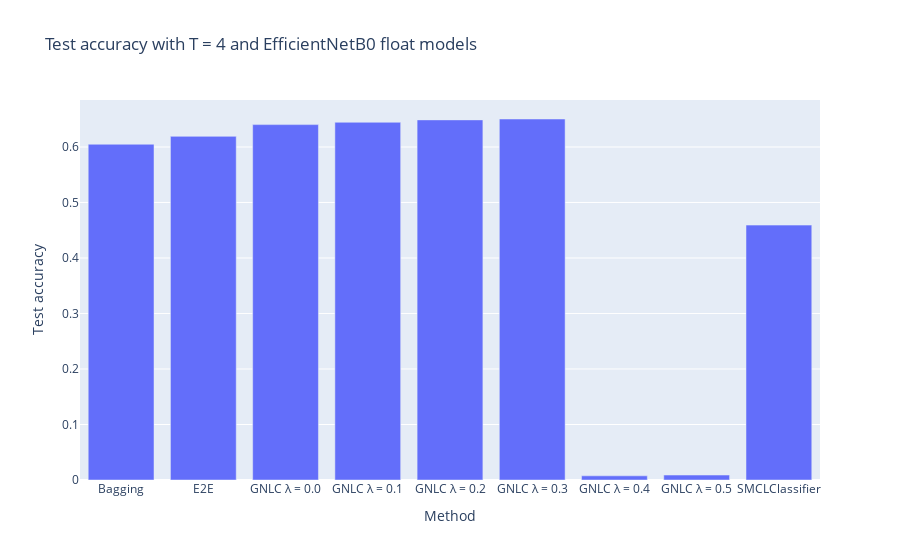
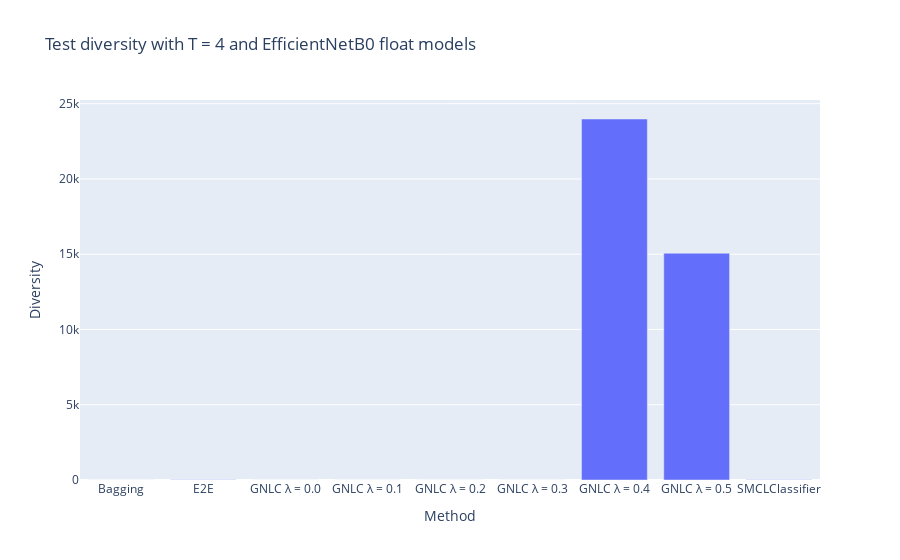
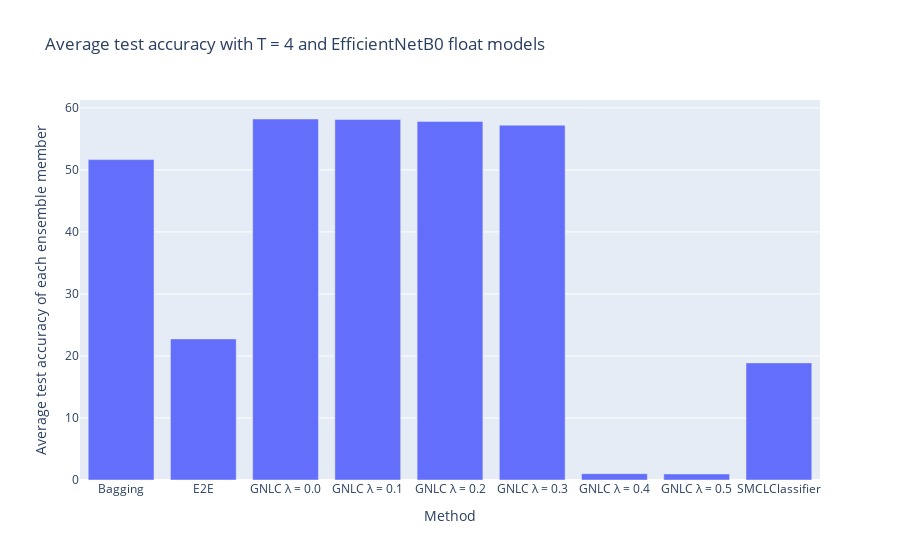
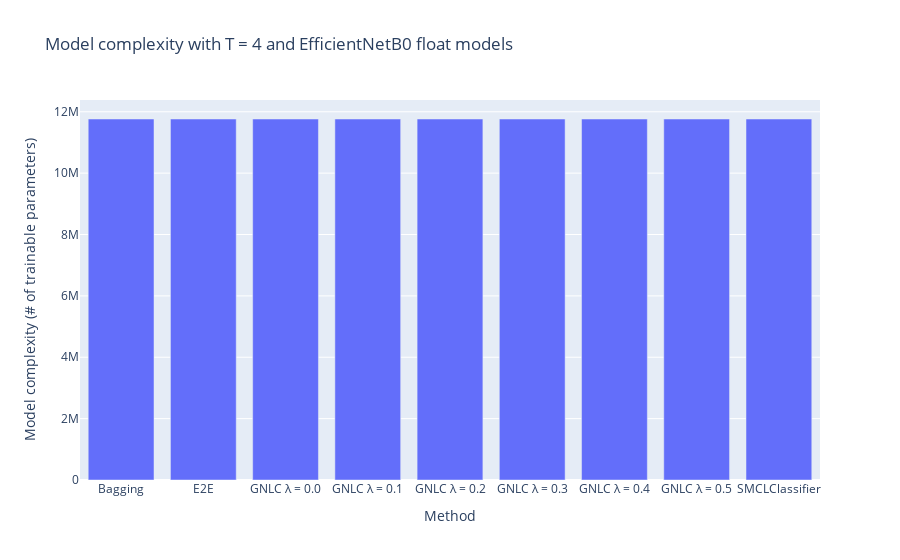

The code cell stored with these charts, in order, in its notebook:
### Code cell
import numpy as np

mtype = "ResNet11 float"
# mtype = "EfficientNetB0 float"
# mtype = "EfficientNetB0 binary"

filteredDF = df.loc[ df["model_type"] == mtype ]
n_estimators = sorted(set(filteredDF["n_estimators"].dropna()))

for ne in n_estimators:
    dff = filteredDF.loc[ (filteredDF["n_estimators"] == ne) | (filteredDF["n_estimators"].isnull())]
    #print(dff)
    # dff = dff.loc[ dff["scores.diversity_test"] < 1000]
    #dff = df[ (df["model_type"] == mtype) and (df["n_estimators"] == ne or df["n_estimators"] == np.nan)]

    fig = px.bar(dff, x="nice_name",y="scores.accuracy_test",
        title="Test accuracy with T = {} and {} models".format(ne, mtype), 
        labels={
            "scores.accuracy_test": "Test accuracy",
            "nice_name": "Method"
        }
    )
    fig.update_layout(xaxis={'categoryorder':'category ascending'})
    fig.show()
    
    fig = px.bar(dff, x="nice_name",y="scores.diversity_test",
        title="Test diversity with T = {} and {} models".format(ne, mtype), 
        labels={
            "scores.diversity_test": "Diversity",
            "nice_name": "Method"
        }
    )
    fig.update_layout(xaxis={'categoryorder':'category ascending'})
    fig.show()

    fig = px.bar(dff, x="nice_name",y="scores.avg_accurcay_test",
        title="Average test accuracy with T = {} and {} models".format(ne, mtype), 
        labels={
            "scores.avg_accurcay_test": "Average test accuracy of each ensemble member",
            "nice_name": "Method"
        }
    )
    fig.update_layout(xaxis={'categoryorder':'category ascending'})
    fig.show()
    
    fig = px.bar(dff, x="nice_name",y="complexity",
        title="Model complexity with T = {} and {} models".format(ne, mtype), 
        labels={
            "complexity": "Model complexity (# of trainable parameters)",
            "nice_name": "Method"
        }
    )
    fig.update_layout(xaxis={'categoryorder':'category ascending'})
    fig.show()
    
    fig = px.bar(dff, x="nice_name",y="scores.loss_train",
        title="Training loss with T = {} and {} models".format(ne, mtype), 
        labels={
            "scores.loss_train": "Training loss",
            "nice_name": "Method"
        }
    )
    fig.update_layout(xaxis={'categoryorder':'category ascending'})
    fig.show()

### Figure 1 — Plotly figure (JSON) as saved in the notebook; plotly's stock layout.template omitted (floating-point values rounded to 4 significant figures)
{"data": [{"alignmentgroup": "True", "hoverlabel": {"namelength": 0}, "hovertemplate": "Method=%{x}<br>Test accuracy=%{y}", "legendgroup": "", "marker": {"color": "#636efa"}, "name": "", "offsetgroup": "", "orientation": "v", "showlegend": false, "textposition": "auto", "type": "bar", "x": ["Bagging", "E2E", "SMCLClassifier", "GNLC λ = 0.0", "GNLC λ = 0.1", "GNLC λ = 0.2", "GNLC λ = 0.3", "GNLC λ = 0.4", "GNLC λ = 0.5"], "xaxis": "x", "y": [0.6049, 0.6191, 0.4592, 0.6403, 0.6445, 0.6488, 0.6504, 0.0075, 0.0089], "yaxis": "y"}], "layout": {"barmode": "relative", "legend": {"tracegroupgap": 0}, "title": {"text": "Test accuracy with T = 4 and EfficientNetB0 float models"}, "xaxis": {"anchor": "y", "categoryorder": "category ascending", "domain": [0, 1], "title": {"text": "Method"}}, "yaxis": {"anchor": "x", "domain": [0, 1], "title": {"text": "Test accuracy"}}}}

### Figure 2 — Plotly figure (JSON) as saved in the notebook; plotly's stock layout.template omitted (floating-point values rounded to 4 significant figures)
{"data": [{"alignmentgroup": "True", "hoverlabel": {"namelength": 0}, "hovertemplate": "Method=%{x}<br>Diversity=%{y}", "legendgroup": "", "marker": {"color": "#636efa"}, "name": "", "offsetgroup": "", "orientation": "v", "showlegend": false, "textposition": "auto", "type": "bar", "x": ["Bagging", "E2E", "SMCLClassifier", "GNLC λ = 0.0", "GNLC λ = 0.1", "GNLC λ = 0.2", "GNLC λ = 0.3", "GNLC λ = 0.4", "GNLC λ = 0.5"], "xaxis": "x", "y": [1.148, 8.545, 9.881, 0.8042, 0.8385, 0.8919, 0.9642, 23980.0, 15070.0], "yaxis": "y"}], "layout": {"barmode": "relative", "legend": {"tracegroupgap": 0}, "title": {"text": "Test diversity with T = 4 and EfficientNetB0 float models"}, "xaxis": {"anchor": "y", "categoryorder": "category ascending", "domain": [0, 1], "title": {"text": "Method"}}, "yaxis": {"anchor": "x", "domain": [0, 1], "title": {"text": "Diversity"}}}}

### Figure 3 — Plotly figure (JSON) as saved in the notebook; plotly's stock layout.template omitted (floating-point values rounded to 4 significant figures)
{"data": [{"alignmentgroup": "True", "hoverlabel": {"namelength": 0}, "hovertemplate": "Method=%{x}<br>Average test accuracy of each ensemble member=%{y}", "legendgroup": "", "marker": {"color": "#636efa"}, "name": "", "offsetgroup": "", "orientation": "v", "showlegend": false, "textposition": "auto", "type": "bar", "x": ["Bagging", "E2E", "SMCLClassifier", "GNLC λ = 0.0", "GNLC λ = 0.1", "GNLC λ = 0.2", "GNLC λ = 0.3", "GNLC λ = 0.4", "GNLC λ = 0.5"], "xaxis": "x", "y": [51.66, 22.75, 18.88, 58.21, 58.14, 57.82, 57.22, 1.021, 0.979], "yaxis": "y"}], "layout": {"barmode": "relative", "legend": {"tracegroupgap": 0}, "title": {"text": "Average test accuracy with T = 4 and EfficientNetB0 float models"}, "xaxis": {"anchor": "y", "categoryorder": "category ascending", "domain": [0, 1], "title": {"text": "Method"}}, "yaxis": {"anchor": "x", "domain": [0, 1], "title": {"text": "Average test accuracy of each ensemble member"}}}}

### Figure 4 — Plotly figure (JSON) as saved in the notebook; plotly's stock layout.template omitted (floating-point values rounded to 4 significant figures)
{"data": [{"alignmentgroup": "True", "hoverlabel": {"namelength": 0}, "hovertemplate": "Method=%{x}<br>Model complexity (# of trainable parameters)=%{y}", "legendgroup": "", "marker": {"color": "#636efa"}, "name": "", "offsetgroup": "", "orientation": "v", "showlegend": false, "textposition": "auto", "type": "bar", "x": ["Bagging", "E2E", "SMCLClassifier", "GNLC λ = 0.0", "GNLC λ = 0.1", "GNLC λ = 0.2", "GNLC λ = 0.3", "GNLC λ = 0.4", "GNLC λ = 0.5"], "xaxis": "x", "y": [11763916, 11763916, 11763916, 11763916, 11763916, 11763916, 11763916, 11763916, 11763916], "yaxis": "y"}], "layout": {"barmode": "relative", "legend": {"tracegroupgap": 0}, "title": {"text": "Model complexity with T = 4 and EfficientNetB0 float models"}, "xaxis": {"anchor": "y", "categoryorder": "category ascending", "domain": [0, 1], "title": {"text": "Method"}}, "yaxis": {"anchor": "x", "domain": [0, 1], "title": {"text": "Model complexity (# of trainable parameters)"}}}}
